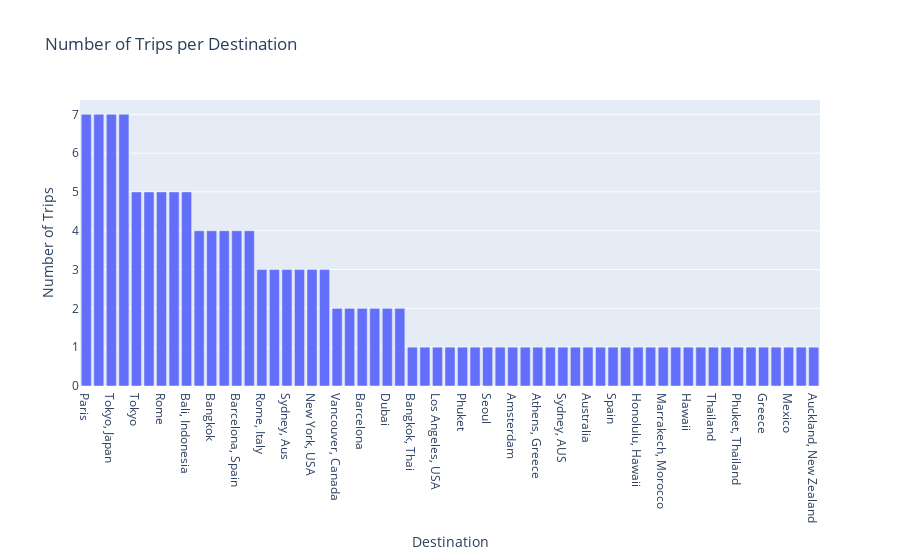

This figure's notebook cell:
### Code cell
#Now everthing seems alright lets explore the insights using plots in python
#EDA THROUGH VISUALIZATION
from plotly.offline import init_notebook_mode, iplot
init_notebook_mode(connected=True)

# Count the number of trips per destination
trips_per_destination = df['Destination'].value_counts()

# Create a bar chart
fig = px.bar(x=trips_per_destination.index, y=trips_per_destination.values,
             labels={'x': 'Destination', 'y': 'Number of Trips'},
             title='Number of Trips per Destination')
fig.show()

### Figure 1 — Plotly figure (JSON) as saved in the notebook; plotly's stock layout.template omitted (floating-point values rounded to 4 significant figures)
{"data": [{"alignmentgroup": "True", "hovertemplate": "Destination=%{x}<br>Number of Trips=%{y}<extra></extra>", "legendgroup": "", "marker": {"color": "#636efa", "pattern": {"shape": ""}}, "name": "", "offsetgroup": "", "orientation": "v", "showlegend": false, "textposition": "auto", "type": "bar", "x": ["Paris", "Bali", "Tokyo, Japan", "Paris, France", "Tokyo", "Sydney", "Rome", "New York", "Bali, Indonesia", "Rio de Janeiro, Brazil", "Bangkok", "Cancun, Mexico", "Barcelona, Spain", "London", "Rome, Italy", "Bangkok, Thailand", "Sydney, Aus", "London, UK", "New York, USA", "Sydney, Australia", "Vancouver, Canada", "New York City, USA", "Barcelona", "Cape Town", "Dubai", "Amsterdam, Netherlands", "Bangkok, Thai", "Seoul, South Korea", "Los Angeles, USA", "Cape Town, SA", "Phuket", "Santorini", "Seoul", "Rio de Janeiro", "Amsterdam", "Cape Town, South Africa", "Athens, Greece", "Phnom Penh", "Sydney, AUS", "Phuket, Thai", "Australia", "Canada", "Spain", "Dubai, United Arab Emirates", "Honolulu, Hawaii", "Berlin, Germany", "Marrakech, Morocco", "Edinburgh, Scotland", "Hawaii", "Japan", "Thailand", "France", "Phuket, Thailand", "Brazil", "Greece", "Egypt", "Mexico", "Italy", "Auckland, New Zealand"], "xaxis": "x", "y": [7, 7, 7, 7, 5, 5, 5, 5, 5, 4, 4, 4, 4, 4, 3, 3, 3, 3, 3, 3, 2, 2, 2, 2, 2, 2, 1, 1, 1, 1, 1, 1, 1, 1, 1, 1, 1, 1, 1, 1, 1, 1, 1, 1, 1, 1, 1, 1, 1, 1, 1, 1, 1, 1, 1, 1, 1, 1, 1], "yaxis": "y"}], "layout": {"barmode": "relative", "legend": {"tracegroupgap": 0}, "title": {"text": "Number of Trips per Destination"}, "xaxis": {"anchor": "y", "domain": [0, 1], "title": {"text": "Destination"}}, "yaxis": {"anchor": "x", "domain": [0, 1], "title": {"text": "Number of Trips"}}}}
